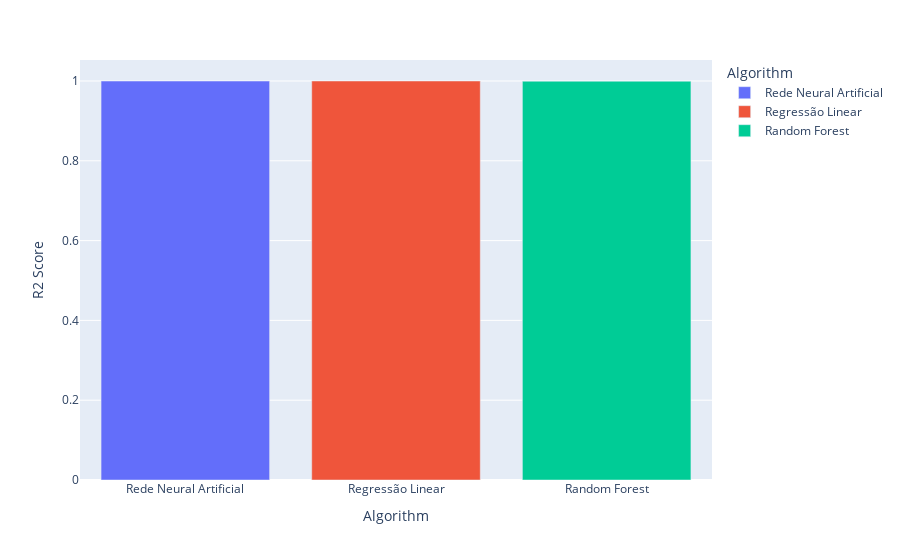

The cell this chart's notebook holds for it:
### Markdown cell above
### R2 Score

Coeficiente de determinação: função de pontuação de regressão.

### Code cell
metrics_df = pd.DataFrame(data=[
    ['Rede Neural Artificial', np.mean(mlp_r2_values)],
    ['Regressão Linear', np.mean(rl_r2_values)],
    ['Random Forest', np.mean(rf_r2_values)]
  ],
  columns=['Algorithm', 'R2 Score'],
  
)
fig = px.bar(metrics_df, x='Algorithm', y='R2 Score', color='Algorithm')
fig.show()

### Figure 1 — Plotly figure (JSON) as saved in the notebook; plotly's stock layout.template omitted (floating-point values rounded to 4 significant figures)
{"data": [{"alignmentgroup": "True", "hovertemplate": "Algorithm=%{x}<br>R2 Score=%{y}<extra></extra>", "legendgroup": "Rede Neural Artificial", "marker": {"color": "#636efa", "pattern": {"shape": ""}}, "name": "Rede Neural Artificial", "offsetgroup": "Rede Neural Artificial", "orientation": "v", "showlegend": true, "textposition": "auto", "type": "bar", "x": ["Rede Neural Artificial"], "xaxis": "x", "y": [0.9998], "yaxis": "y"}, {"alignmentgroup": "True", "hovertemplate": "Algorithm=%{x}<br>R2 Score=%{y}<extra></extra>", "legendgroup": "Regressão Linear", "marker": {"color": "#EF553B", "pattern": {"shape": ""}}, "name": "Regressão Linear", "offsetgroup": "Regressão Linear", "orientation": "v", "showlegend": true, "textposition": "auto", "type": "bar", "x": ["Regressão Linear"], "xaxis": "x", "y": [1], "yaxis": "y"}, {"alignmentgroup": "True", "hovertemplate": "Algorithm=%{x}<br>R2 Score=%{y}<extra></extra>", "legendgroup": "Random Forest", "marker": {"color": "#00cc96", "pattern": {"shape": ""}}, "name": "Random Forest", "offsetgroup": "Random Forest", "orientation": "v", "showlegend": true, "textposition": "auto", "type": "bar", "x": ["Random Forest"], "xaxis": "x", "y": [0.9995], "yaxis": "y"}], "layout": {"barmode": "relative", "legend": {"title": {"text": "Algorithm"}, "tracegroupgap": 0}, "margin": {"t": 60}, "xaxis": {"anchor": "y", "categoryarray": ["Rede Neural Artificial", "Regressão Linear", "Random Forest"], "categoryorder": "array", "domain": [0, 1], "title": {"text": "Algorithm"}}, "yaxis": {"anchor": "x", "domain": [0, 1], "title": {"text": "R2 Score"}}}}
